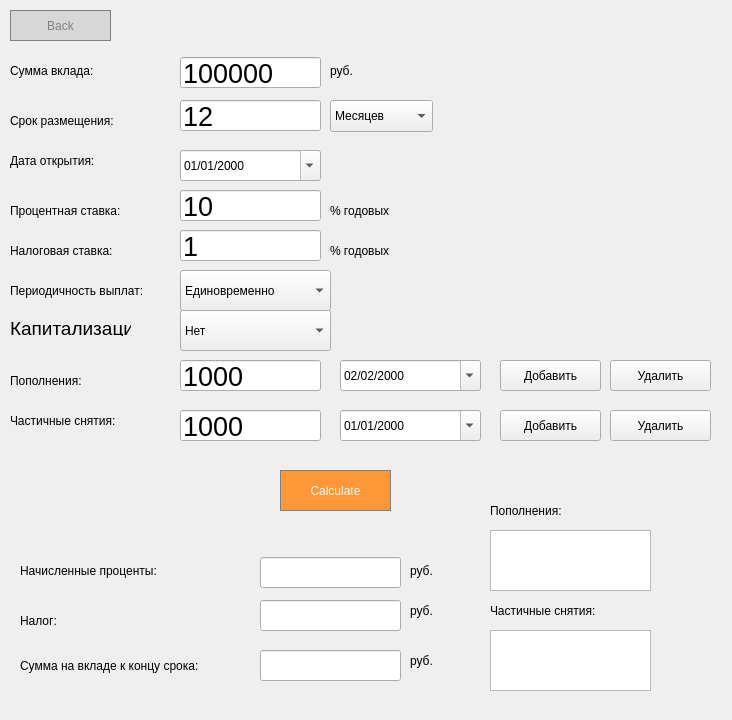
<?xml version="1.0" encoding="UTF-8"?>
<ui version="4.0">
 <class>deposit</class>
 <widget class="QWidget" name="deposit">
  <property name="geometry">
   <rect>
    <x>0</x>
    <y>0</y>
    <width>732</width>
    <height>720</height>
   </rect>
  </property>
  <property name="windowTitle">
   <string>Form</string>
  </property>
  <widget class="QLineEdit" name="lineEdit_3">
   <property name="geometry">
    <rect>
     <x>180</x>
     <y>190</y>
     <width>141</width>
     <height>31</height>
    </rect>
   </property>
   <property name="font">
    <font>
     <pointsize>20</pointsize>
     <bold>false</bold>
    </font>
   </property>
   <property name="styleSheet">
    <string notr="true">QLabel {
  qproperty-alignment: 'AlignVCenter | AlignRight';
  border: 1px solid gray;
}

background-color : white;</string>
   </property>
   <property name="text">
    <string>10</string>
   </property>
  </widget>
  <widget class="QLabel" name="label_10">
   <property name="geometry">
    <rect>
     <x>20</x>
     <y>650</y>
     <width>231</width>
     <height>31</height>
    </rect>
   </property>
   <property name="text">
    <string>Сумма на вкладе к концу срока:</string>
   </property>
  </widget>
  <widget class="QLineEdit" name="lineEdit_2">
   <property name="geometry">
    <rect>
     <x>180</x>
     <y>100</y>
     <width>141</width>
     <height>31</height>
    </rect>
   </property>
   <property name="font">
    <font>
     <pointsize>20</pointsize>
     <bold>false</bold>
    </font>
   </property>
   <property name="styleSheet">
    <string notr="true">QLabel {
  qproperty-alignment: 'AlignVCenter | AlignRight';
  border: 1px solid gray;
}

background-color : white;</string>
   </property>
   <property name="text">
    <string>12</string>
   </property>
  </widget>
  <widget class="QLabel" name="label_12">
   <property name="geometry">
    <rect>
     <x>410</x>
     <y>600</y>
     <width>41</width>
     <height>21</height>
    </rect>
   </property>
   <property name="text">
    <string>руб.</string>
   </property>
  </widget>
  <widget class="QLineEdit" name="add">
   <property name="geometry">
    <rect>
     <x>180</x>
     <y>360</y>
     <width>141</width>
     <height>31</height>
    </rect>
   </property>
   <property name="font">
    <font>
     <pointsize>20</pointsize>
     <bold>false</bold>
    </font>
   </property>
   <property name="styleSheet">
    <string notr="true">QLabel {
  qproperty-alignment: 'AlignVCenter | AlignRight';
  border: 1px solid gray;
}

background-color : white;</string>
   </property>
   <property name="text">
    <string>1000</string>
   </property>
  </widget>
  <widget class="QPushButton" name="add_add">
   <property name="geometry">
    <rect>
     <x>500</x>
     <y>360</y>
     <width>101</width>
     <height>31</height>
    </rect>
   </property>
   <property name="text">
    <string>Добавить</string>
   </property>
  </widget>
  <widget class="QDateEdit" name="sub_date">
   <property name="geometry">
    <rect>
     <x>340</x>
     <y>410</y>
     <width>141</width>
     <height>31</height>
    </rect>
   </property>
   <property name="displayFormat">
    <string>dd/MM/yyyy</string>
   </property>
   <property name="calendarPopup">
    <bool>true</bool>
   </property>
  </widget>
  <widget class="QDateEdit" name="date">
   <property name="geometry">
    <rect>
     <x>180</x>
     <y>150</y>
     <width>141</width>
     <height>31</height>
    </rect>
   </property>
   <property name="displayFormat">
    <string>dd/MM/yyyy</string>
   </property>
   <property name="calendarPopup">
    <bool>true</bool>
   </property>
  </widget>
  <widget class="QPushButton" name="run">
   <property name="geometry">
    <rect>
     <x>280</x>
     <y>470</y>
     <width>111</width>
     <height>41</height>
    </rect>
   </property>
   <property name="styleSheet">
    <string notr="true">QPushButton {
  background-color: rgb(255, 151, 57);
  color: white; 
  border: 1px solid gray;
}

QPushButton:pressed {
    background-color: qlineargradient(x1: 0, y1: 0, x2: 0, y2: 1,
                                      stop: 0 #FF7832, stop: 1 #FF9739);
}</string>
   </property>
   <property name="text">
    <string>Calculate</string>
   </property>
  </widget>
  <widget class="QLabel" name="label_13">
   <property name="geometry">
    <rect>
     <x>410</x>
     <y>650</y>
     <width>41</width>
     <height>21</height>
    </rect>
   </property>
   <property name="text">
    <string>руб.</string>
   </property>
  </widget>
  <widget class="QLabel" name="label_5">
   <property name="geometry">
    <rect>
     <x>10</x>
     <y>200</y>
     <width>161</width>
     <height>21</height>
    </rect>
   </property>
   <property name="text">
    <string>Процентная ставка:</string>
   </property>
  </widget>
  <widget class="QLabel" name="label_6">
   <property name="geometry">
    <rect>
     <x>330</x>
     <y>200</y>
     <width>101</width>
     <height>21</height>
    </rect>
   </property>
   <property name="text">
    <string>% годовых</string>
   </property>
  </widget>
  <widget class="QLabel" name="label_11">
   <property name="geometry">
    <rect>
     <x>410</x>
     <y>560</y>
     <width>41</width>
     <height>21</height>
    </rect>
   </property>
   <property name="text">
    <string>руб.</string>
   </property>
  </widget>
  <widget class="QLabel" name="label_15">
   <property name="geometry">
    <rect>
     <x>10</x>
     <y>240</y>
     <width>161</width>
     <height>21</height>
    </rect>
   </property>
   <property name="text">
    <string>Налоговая ставка:</string>
   </property>
  </widget>
  <widget class="QPushButton" name="del_add">
   <property name="geometry">
    <rect>
     <x>610</x>
     <y>360</y>
     <width>101</width>
     <height>31</height>
    </rect>
   </property>
   <property name="text">
    <string>Удалить</string>
   </property>
  </widget>
  <widget class="QLineEdit" name="sub">
   <property name="geometry">
    <rect>
     <x>180</x>
     <y>410</y>
     <width>141</width>
     <height>31</height>
    </rect>
   </property>
   <property name="font">
    <font>
     <pointsize>20</pointsize>
     <bold>false</bold>
    </font>
   </property>
   <property name="styleSheet">
    <string notr="true">QLabel {
  qproperty-alignment: 'AlignVCenter | AlignRight';
  border: 1px solid gray;
}

background-color : white;</string>
   </property>
   <property name="text">
    <string>1000</string>
   </property>
  </widget>
  <widget class="QLineEdit" name="mutual_sum">
   <property name="geometry">
    <rect>
     <x>260</x>
     <y>650</y>
     <width>141</width>
     <height>31</height>
    </rect>
   </property>
   <property name="font">
    <font>
     <pointsize>20</pointsize>
     <bold>false</bold>
    </font>
   </property>
   <property name="styleSheet">
    <string notr="true">QLabel {
  qproperty-alignment: 'AlignVCenter | AlignRight';
  border: 1px solid gray;
}

background-color : white;</string>
   </property>
   <property name="text">
    <string/>
   </property>
  </widget>
  <widget class="QLineEdit" name="lineEdit_4">
   <property name="geometry">
    <rect>
     <x>180</x>
     <y>230</y>
     <width>141</width>
     <height>31</height>
    </rect>
   </property>
   <property name="font">
    <font>
     <pointsize>20</pointsize>
     <bold>false</bold>
    </font>
   </property>
   <property name="styleSheet">
    <string notr="true">QLabel {
  qproperty-alignment: 'AlignVCenter | AlignRight';
  border: 1px solid gray;
}

background-color : white;</string>
   </property>
   <property name="text">
    <string>1</string>
   </property>
  </widget>
  <widget class="QLabel" name="label_8">
   <property name="geometry">
    <rect>
     <x>20</x>
     <y>560</y>
     <width>191</width>
     <height>21</height>
    </rect>
   </property>
   <property name="text">
    <string>Начисленные проценты:</string>
   </property>
  </widget>
  <widget class="QComboBox" name="month_or_year">
   <property name="geometry">
    <rect>
     <x>330</x>
     <y>100</y>
     <width>103</width>
     <height>32</height>
    </rect>
   </property>
   <item>
    <property name="text">
     <string>Месяцев</string>
    </property>
   </item>
   <item>
    <property name="text">
     <string>Лет</string>
    </property>
   </item>
  </widget>
  <widget class="QLabel" name="label">
   <property name="geometry">
    <rect>
     <x>10</x>
     <y>60</y>
     <width>161</width>
     <height>21</height>
    </rect>
   </property>
   <property name="text">
    <string>Сумма вклада:</string>
   </property>
  </widget>
  <widget class="QLabel" name="label_2">
   <property name="geometry">
    <rect>
     <x>10</x>
     <y>110</y>
     <width>161</width>
     <height>21</height>
    </rect>
   </property>
   <property name="text">
    <string>Срок размещения:</string>
   </property>
  </widget>
  <widget class="QLabel" name="label_17">
   <property name="geometry">
    <rect>
     <x>10</x>
     <y>370</y>
     <width>161</width>
     <height>21</height>
    </rect>
   </property>
   <property name="text">
    <string>Пополнения:</string>
   </property>
  </widget>
  <widget class="QLineEdit" name="nalog_sum">
   <property name="geometry">
    <rect>
     <x>260</x>
     <y>600</y>
     <width>141</width>
     <height>31</height>
    </rect>
   </property>
   <property name="font">
    <font>
     <pointsize>20</pointsize>
     <bold>false</bold>
    </font>
   </property>
   <property name="styleSheet">
    <string notr="true">QLabel {
  qproperty-alignment: 'AlignVCenter | AlignRight';
  border: 1px solid gray;
}

background-color : white;</string>
   </property>
   <property name="text">
    <string/>
   </property>
  </widget>
  <widget class="QLabel" name="label_18">
   <property name="geometry">
    <rect>
     <x>10</x>
     <y>410</y>
     <width>161</width>
     <height>21</height>
    </rect>
   </property>
   <property name="text">
    <string>Частичные снятия:</string>
   </property>
  </widget>
  <widget class="QDateEdit" name="add_date">
   <property name="geometry">
    <rect>
     <x>340</x>
     <y>360</y>
     <width>141</width>
     <height>31</height>
    </rect>
   </property>
   <property name="dateTime">
    <datetime>
     <hour>0</hour>
     <minute>0</minute>
     <second>0</second>
     <year>2000</year>
     <month>2</month>
     <day>2</day>
    </datetime>
   </property>
   <property name="displayFormat">
    <string>dd/MM/yyyy</string>
   </property>
   <property name="calendarPopup">
    <bool>true</bool>
   </property>
  </widget>
  <widget class="QPushButton" name="pushButton_AC">
   <property name="geometry">
    <rect>
     <x>10</x>
     <y>10</y>
     <width>101</width>
     <height>31</height>
    </rect>
   </property>
   <property name="styleSheet">
    <string notr="true">QPushButton {
  background-color: rgb(215, 215, 215);
  border: 1px solid gray;
color: gray;
}
QPushButton:pressed {
    background-color: qlineargradient(x1: 0, y1: 0, x2: 0, y2: 1,
                                      stop: 0 #BEBEBE, stop: 1 #D7D7D7);
}</string>
   </property>
   <property name="text">
    <string>Back</string>
   </property>
  </widget>
  <widget class="QLabel" name="label_9">
   <property name="geometry">
    <rect>
     <x>20</x>
     <y>610</y>
     <width>191</width>
     <height>21</height>
    </rect>
   </property>
   <property name="text">
    <string>Налог:</string>
   </property>
  </widget>
  <widget class="QLabel" name="label_3">
   <property name="geometry">
    <rect>
     <x>330</x>
     <y>60</y>
     <width>41</width>
     <height>21</height>
    </rect>
   </property>
   <property name="text">
    <string>руб.</string>
   </property>
  </widget>
  <widget class="QLineEdit" name="lineEdit">
   <property name="geometry">
    <rect>
     <x>180</x>
     <y>57</y>
     <width>141</width>
     <height>31</height>
    </rect>
   </property>
   <property name="font">
    <font>
     <pointsize>20</pointsize>
     <bold>false</bold>
    </font>
   </property>
   <property name="styleSheet">
    <string notr="true">QLabel {
  qproperty-alignment: 'AlignVCenter | AlignRight';
  border: 1px solid gray;
}

background-color : white;</string>
   </property>
   <property name="text">
    <string>100000</string>
   </property>
  </widget>
  <widget class="QLabel" name="label_14">
   <property name="geometry">
    <rect>
     <x>330</x>
     <y>240</y>
     <width>101</width>
     <height>21</height>
    </rect>
   </property>
   <property name="text">
    <string>% годовых</string>
   </property>
  </widget>
  <widget class="QLabel" name="label_16">
   <property name="geometry">
    <rect>
     <x>10</x>
     <y>150</y>
     <width>161</width>
     <height>21</height>
    </rect>
   </property>
   <property name="text">
    <string>Дата открытия:</string>
   </property>
  </widget>
  <widget class="QPushButton" name="sub_sub">
   <property name="geometry">
    <rect>
     <x>500</x>
     <y>410</y>
     <width>101</width>
     <height>31</height>
    </rect>
   </property>
   <property name="text">
    <string>Добавить</string>
   </property>
  </widget>
  <widget class="QLineEdit" name="result_procent">
   <property name="geometry">
    <rect>
     <x>260</x>
     <y>557</y>
     <width>141</width>
     <height>31</height>
    </rect>
   </property>
   <property name="font">
    <font>
     <pointsize>20</pointsize>
     <bold>false</bold>
    </font>
   </property>
   <property name="styleSheet">
    <string notr="true">QLabel {
  qproperty-alignment: 'AlignVCenter | AlignRight';
  border: 1px solid gray;
}

background-color : white;</string>
   </property>
   <property name="text">
    <string/>
   </property>
  </widget>
  <widget class="QLabel" name="label_7">
   <property name="geometry">
    <rect>
     <x>10</x>
     <y>280</y>
     <width>191</width>
     <height>21</height>
    </rect>
   </property>
   <property name="text">
    <string>Периодичность выплат:</string>
   </property>
  </widget>
  <widget class="QPushButton" name="sub_sub_2">
   <property name="geometry">
    <rect>
     <x>610</x>
     <y>410</y>
     <width>101</width>
     <height>31</height>
    </rect>
   </property>
   <property name="text">
    <string>Удалить</string>
   </property>
  </widget>
  <widget class="QTextEdit" name="sub_list">
   <property name="geometry">
    <rect>
     <x>490</x>
     <y>630</y>
     <width>161</width>
     <height>61</height>
    </rect>
   </property>
   <property name="readOnly">
    <bool>true</bool>
   </property>
  </widget>
  <widget class="QTextEdit" name="add_list">
   <property name="geometry">
    <rect>
     <x>490</x>
     <y>530</y>
     <width>161</width>
     <height>61</height>
    </rect>
   </property>
   <property name="readOnly">
    <bool>true</bool>
   </property>
  </widget>
  <widget class="QComboBox" name="period">
   <property name="geometry">
    <rect>
     <x>180</x>
     <y>270</y>
     <width>151</width>
     <height>41</height>
    </rect>
   </property>
   <item>
    <property name="text">
     <string>Единовременно</string>
    </property>
   </item>
   <item>
    <property name="text">
     <string>Ежемесячно</string>
    </property>
   </item>
   <item>
    <property name="text">
     <string>Ежеквартально</string>
    </property>
   </item>
   <item>
    <property name="text">
     <string>Ежегодно</string>
    </property>
   </item>
  </widget>
  <widget class="QLabel" name="label_20">
   <property name="geometry">
    <rect>
     <x>10</x>
     <y>320</y>
     <width>121</width>
     <height>16</height>
    </rect>
   </property>
   <property name="font">
    <font>
     <family>Helvetica</family>
     <pointsize>14</pointsize>
    </font>
   </property>
   <property name="text">
    <string>Капитализация:</string>
   </property>
  </widget>
  <widget class="QComboBox" name="capitalis">
   <property name="enabled">
    <bool>true</bool>
   </property>
   <property name="geometry">
    <rect>
     <x>180</x>
     <y>310</y>
     <width>151</width>
     <height>41</height>
    </rect>
   </property>
   <item>
    <property name="text">
     <string>Нет</string>
    </property>
   </item>
   <item>
    <property name="text">
     <string>Да</string>
    </property>
   </item>
  </widget>
  <widget class="QLabel" name="label_19">
   <property name="geometry">
    <rect>
     <x>490</x>
     <y>500</y>
     <width>161</width>
     <height>21</height>
    </rect>
   </property>
   <property name="text">
    <string>Пополнения:</string>
   </property>
  </widget>
  <widget class="QLabel" name="label_21">
   <property name="geometry">
    <rect>
     <x>490</x>
     <y>600</y>
     <width>161</width>
     <height>21</height>
    </rect>
   </property>
   <property name="text">
    <string>Частичные снятия:</string>
   </property>
  </widget>
 </widget>
 <resources/>
 <connections/>
</ui>
